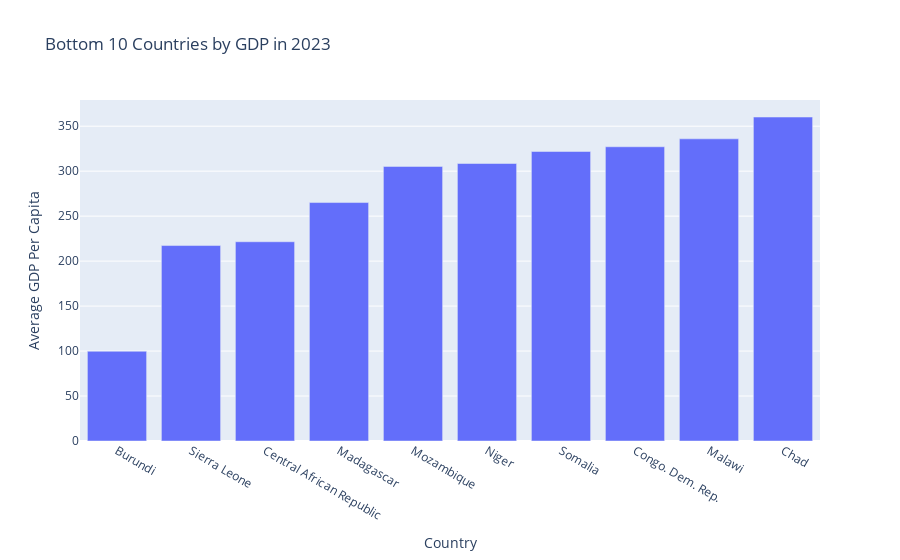

Source (notebook cell):
### Code cell
# Query for the bottom 10 countries by GDP
query = """
SELECT country_name, AVG(gdp) AS avg_gdp
FROM population_fertility_gdp
WHERE year = 2023
GROUP BY country_name
ORDER BY avg_gdp ASC
LIMIT 10;
"""
df_bot10 = pd.read_sql(query, engine)

# Bar chart for top 10 GDP
fig = px.bar(df_bot10, x='country_name', y='avg_gdp', 
             labels={'avg_gdp':'Average GDP Per Capita', 'country_name':'Country'},
             title='Bottom 10 Countries by GDP in 2023')

fig.show()

### Figure 1 — Plotly figure (JSON) as saved in the notebook; plotly's stock layout.template omitted (floating-point values rounded to 4 significant figures)
{"data": [{"alignmentgroup": "True", "hovertemplate": "Country=%{x}<br>Average GDP Per Capita=%{y}<extra></extra>", "legendgroup": "", "marker": {"color": "#636efa", "pattern": {"shape": ""}}, "name": "", "offsetgroup": "", "orientation": "v", "showlegend": false, "textposition": "auto", "type": "bar", "x": ["Burundi", "Sierra Leone", "Central African Republic", "Madagascar", "Mozambique", "Niger", "Somalia", "Congo. Dem. Rep.", "Malawi", "Chad"], "xaxis": "x", "y": [99.78, 217.3, 221.5, 265.1, 305.3, 308.5, 321.9, 327.1, 335.9, 360.2], "yaxis": "y"}], "layout": {"autosize": true, "barmode": "relative", "legend": {"tracegroupgap": 0}, "title": {"text": "Bottom 10 Countries by GDP in 2023"}, "xaxis": {"anchor": "y", "autorange": true, "domain": [0, 1], "range": [-0.5, 9.5], "title": {"text": "Country"}, "type": "category"}, "yaxis": {"anchor": "x", "autorange": true, "domain": [0, 1], "range": [0, 379.1], "title": {"text": "Average GDP Per Capita"}, "type": "linear"}}}
